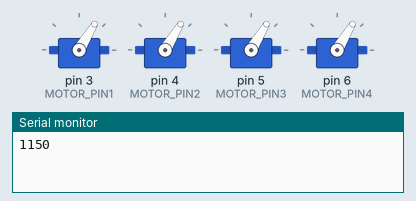
Recording of a sketch running on a simulated Arduino Uno, built with avr-gcc and run on an emulated ATmega328P. Parts: 4 × servo, the last lines printed to the serial monitor.

Above: at 29.05 s.
At 35.0 s:
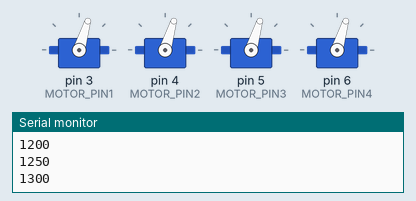
At 41.0 s:
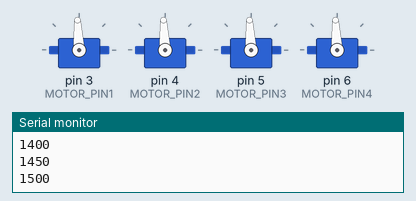
Timing chart, 0 to 44.6 s (numbered marks = the images above):
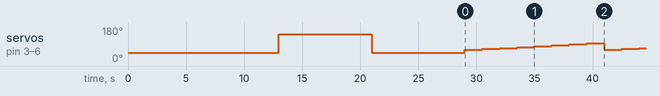

The sketch:

esc_Operation_4motors.ino
```cpp
#define MOTOR_PIN1 3
#define MOTOR_PIN2 4
#define MOTOR_PIN3 5
#define MOTOR_PIN4 6
#define DELAY 8000
#include<Servo.h>

Servo esc[4];
int minSpeed = 1000;
int maxSpeed = 2000;
int Speed;


void setup() {
  // put your setup code here, to run once:
  Serial.begin(9600);

  pinMode(MOTOR_PIN1, OUTPUT);
  digitalWrite(MOTOR_PIN1,LOW); // make sure there is no Voltage ouput to the pin
  esc[0].attach(MOTOR_PIN1);

  pinMode(MOTOR_PIN2, OUTPUT);
  digitalWrite(MOTOR_PIN2,LOW); // make sure there is no Voltage ouput to the pin
  esc[1].attach(MOTOR_PIN2);

  pinMode(MOTOR_PIN3, OUTPUT);
  digitalWrite(MOTOR_PIN3,LOW); // make sure there is no Voltage ouput to the pin
  esc[2].attach(MOTOR_PIN3);

  pinMode(MOTOR_PIN4, OUTPUT);
  digitalWrite(MOTOR_PIN4,LOW); // make sure there is no Voltage ouput to the pin
  esc[3].attach(MOTOR_PIN4);


  for (int i=0; i<4; i++){
    motorSpeed(esc[i],minSpeed); //esc.writeMicroseconds(minSpeed);
  }
  delay(5000);
  delay(DELAY);
  for (int i=0; i<4; i++){
    motorSpeed(esc[i],maxSpeed);
  }
  delay(DELAY);
  for (int i=0; i<4; i++){
    motorSpeed(esc[i],minSpeed); //esc.writeMicroseconds(minSpeed);
  }
  delay(DELAY);


  /*
  for (Speed = minSpeed; Speed <1500; Speed++){
        esc.writeMicroseconds(Speed);
        delay(10);
     }
  for (Speed = 1500; Speed >minSpeed; Speed--){
    esc.writeMicroseconds(Speed);
    delay(10);
  }*/


}
int sp =1150;
void loop() {
  Serial.println(sp);
  for (int i=0; i<4; i++){
    motorSpeed(esc[i],sp);
  }
  delay(1000);

  sp+=50;
  if(sp>1500) sp=1150;

  delay(500);

}
void motorSpeed(Servo &esc, int sped)
{
  if (minSpeed > sped){
    sped = minSpeed;
  }
  if (maxSpeed < sped){
      sped = maxSpeed;
  }
  esc.writeMicroseconds(sped);
}
```

Measured:
- by itself, servo on pin 3 (MOTOR_PIN1), servo on pin 4 (MOTOR_PIN2), servo on pin 5 (MOTOR_PIN3), servo on pin 6 (MOTOR_PIN4): 44° → 141° at 13.0 s, → 44° 8.0 s later, → 59° 8.0 s later, → 64° 1.5 s later, … (70 changes in this stretch)
